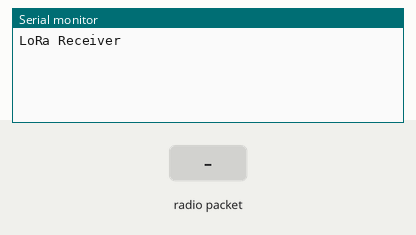
Bench run of a sketch on a simulated Arduino Uno, built with avr-gcc and run on an emulated ATmega328P. On the bench: the last lines printed to the serial monitor. Inputs (shaded band) come from the test bench. Random numbers use the default seed unless the sketch sets one; no radio packets arrive unless stated.

Above: at 1.2 s.
1.3 s: radio packet "1" arrives
At 2.5 s:
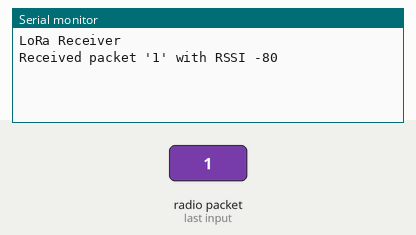
2.8 s: radio packet "0" arrives
At 5.7 s:
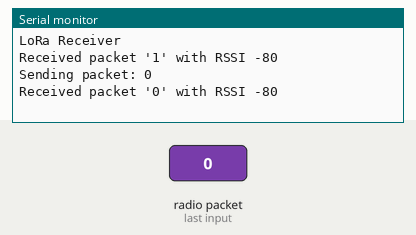
5.8 s: radio packet "2" arrives
At 10.9 s:
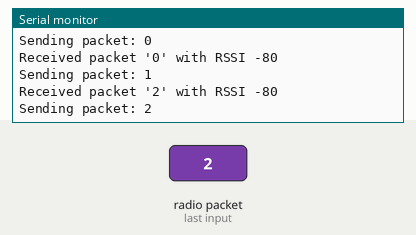

The sketch:

receiver.ino
```cpp
#include <SPI.h>
#include <LoRa.h>

#define SCK 15
#define MISO 14
#define MOSI 16
#define SS 8
#define RST 4
#define DI0 7
#define BAND 868E6
#define PABOOST true


int counter = 0;

void setup() {
  Serial.begin(9600);
  while (!Serial);

  Serial.println("LoRa Receiver");
  LoRa.setPins(SS,RST,DI0);

  if (!LoRa.begin(BAND)) {
    Serial.println("Starting LoRa failed!");
    while (1);
  }
}

void loop() {
  // try to parse packet
  int packetSize = LoRa.parsePacket();
  if (packetSize) {
    // received a packet
    Serial.print("Received packet '");
    String msg = "";

    // read packet
    while (LoRa.available()) {
      msg += (char)LoRa.read();
    }

    Serial.print(msg);

    // print RSSI of packet
    Serial.print("' with RSSI ");
    Serial.println(LoRa.packetRssi());

    delay(random(1,5)*1000);

    Serial.print("Sending packet: ");
    Serial.println(counter);

    // send packet back
    LoRa.beginPacket();
    LoRa.print(msg);
    LoRa.endPacket();

    counter++;
  }
}
```

Measured:
- after the input at 1.3 s, the serial monitor: prints a new line at once (image 1)
- after the input at 2.8 s, the serial monitor: prints a new line after 2.6 s (image 2)
- after the input at 5.8 s, the serial monitor: prints a new line after 1.6 s (image 3)
